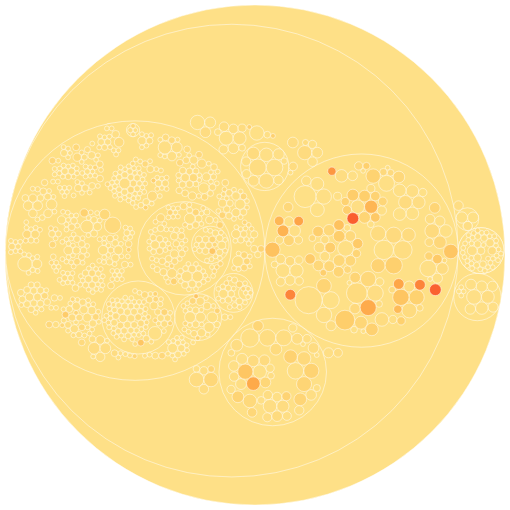

Write notebook code for a chart like this one.
### Code cell
hspots = cm.get_hot_spots(log, loc_cc.assign(path=lambda x: x["path"].astype("string")))
hspots.query("language == 'Python'").sort_values(
    by=["changes", "complexity"], ascending=False
).head()
desc = cm.vega.vis_hot_spots(hspots, width=500, height=500, size_column="complexity")
Vega(desc)

### Figure 1 — Vega specification as saved in the notebook (floating-point values rounded to 4 significant figures; data arrays with more than 128 entries replaced by an {"elided": "..."} marker saying what was removed)
{"$schema": "https://vega.github.io/schema/vega/v4.json", "autosize": "none", "data": [{"name": "tree", "transform": [{"key": "id", "parentKey": "parent", "type": "stratify"}, {"field": "size", "size": [{"signal": "width"}, {"signal": "height"}], "sort": {"field": "value", "order": "descending"}, "type": "pack"}], "values": {"elided": "1507 records"}}], "height": 500, "marks": [{"encode": {"enter": {"fill": {"field": "intensity", "scale": "color"}, "shape": {"value": "circle"}, "tooltip": {"signal": "datum.path + (datum.intensity ? ', ' + datum.intensity + ' changes' : '') + (datum.size ? ', ' + datum.size + ' complexity' : '')"}}, "hover": {"stroke": {"value": "black"}, "strokeWidth": {"value": 2}}, "update": {"size": {"signal": "4 * datum.r * datum.r"}, "stroke": {"value": "white"}, "strokeWidth": {"value": 0.5}, "x": {"field": "x"}, "y": {"field": "y"}}}, "from": {"data": "tree"}, "type": "symbol"}], "padding": 5, "scales": [{"domain": {"data": "tree", "field": "intensity"}, "domainMin": 0, "name": "color", "range": {"scheme": "yelloworangered"}, "type": "linear"}], "width": 500}
